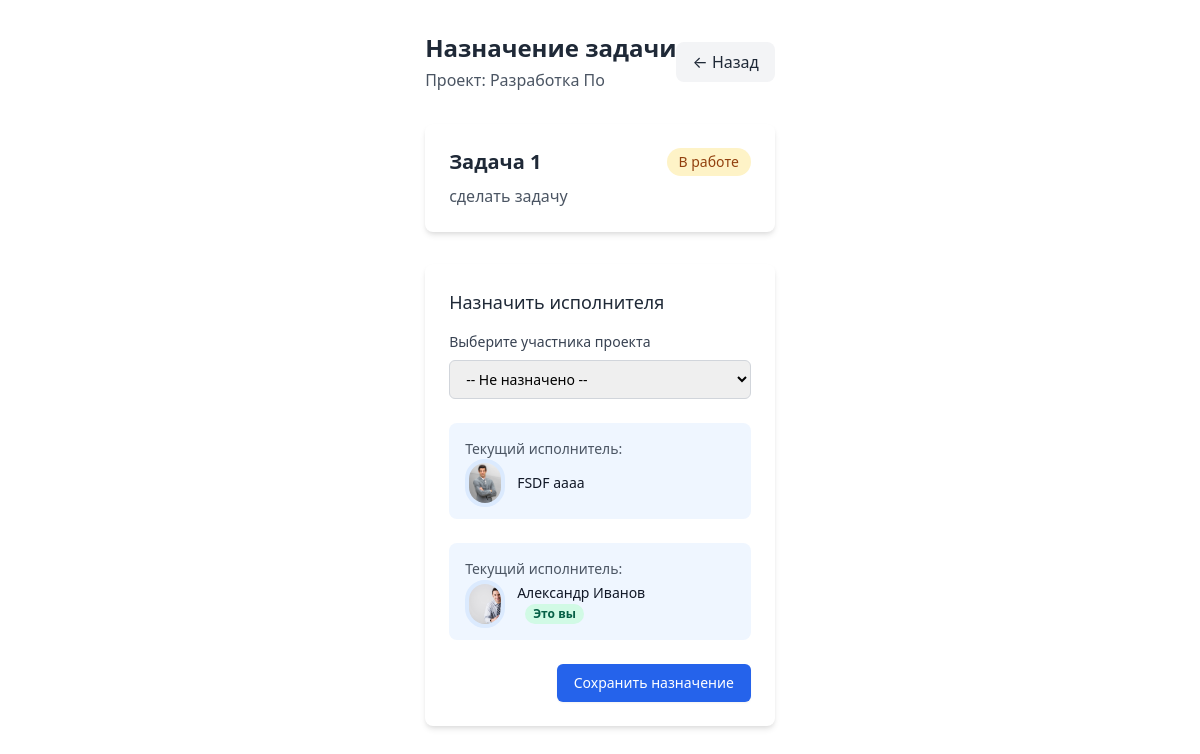
Page /tasks/31/assign/ (signed in) on the earlier database version.
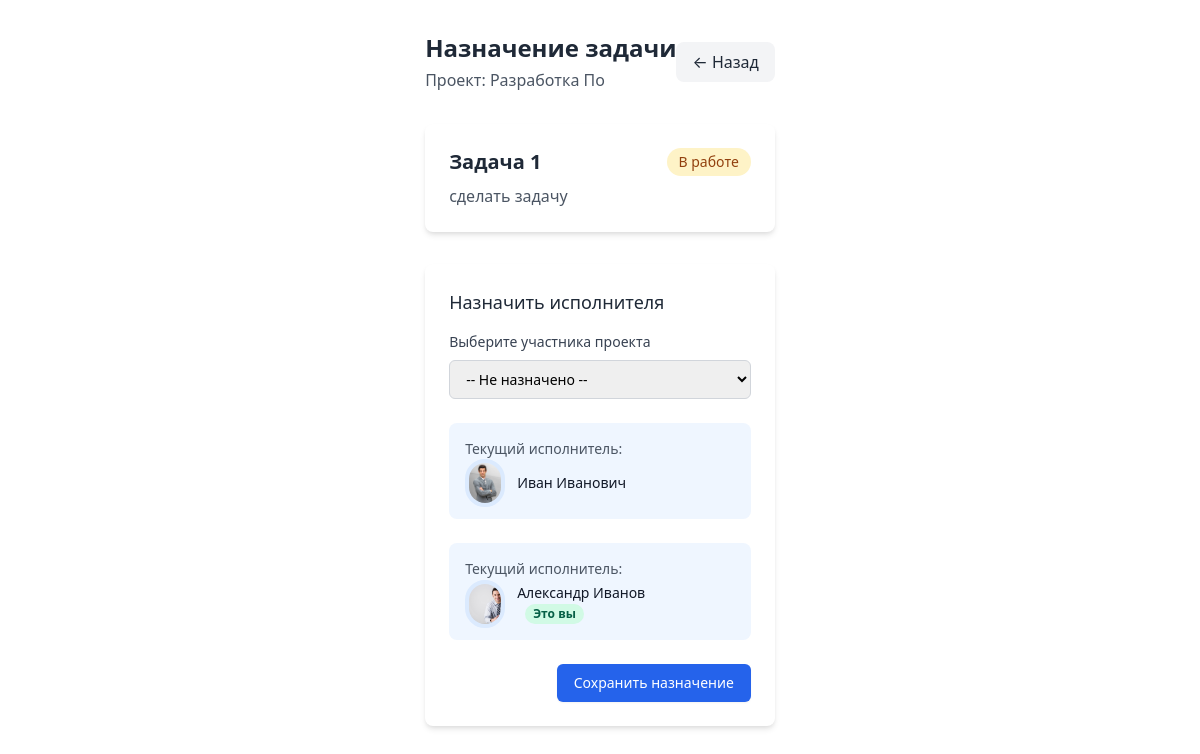
Same page on the later database version.
### TeamRunApp/models.py (models this page shows, shortened)
class CustomUser(AbstractUser):
    role = models.CharField(max_length=20, choices=[('manager', 'Manager'), ('developer', 'Developer')])
    avatar = models.ImageField(upload_to=user_avatar_path, blank=True, null=True)
    def get_avatar_small(self):
        if self.avatar and hasattr(self.avatar, 'url'):
            return format_html('<img src="{}" alt="User avatar" class="h-12 w-12 rounded-full object-cover border-4 border-blue-100">', self.avatar.url)
        else:
            first_letter = self.username[0].upper()  # Получаем первую букву никнейма
            return format_html('<div class="h-6 w-6 rounded-full flex items-center justify-center border-4 border-blue-100 text-2xl">{}</div>', first_letter)

### TeamRunApp/views.py (the view)
# urls.py: path('tasks/<int:pk>/assign/', views.TaskAssignmentView.as_view(), name='task_assign'),
class TaskAssignmentView(LoginRequiredMixin, DetailView):
    model = Task
    template_name = 'assign_task.html'
    context_object_name = 'task'
    def get_context_data(self, **kwargs):
        context = super().get_context_data(**kwargs)
        task = self.object
        context['project'] = task.list.project
        context['users_assigned'] = task.assigned_to.all()
        context['members'] = task.list.project.get_members()
        return context

### TeamRunApp/models.py (called while the page is built)
    def get_members(self):
        return CustomUser.objects.filter(project_memberships__project=self)

### theme/templates/assign_task.html (shortened to what this page needs)
{% extends "base.html" %}
{% block content %}
<div class="max-w-2xl mx-auto px-4 py-8">
  <div class="flex items-center justify-between mb-8">
    <div>
      <h1 class="text-2xl font-bold text-gray-800">Назначение задачи</h1>
      <p class="text-gray-600 mt-1">Проект: {{ project.name }}</p>
    </div>
    <a href="{% url 'project_detail' project.id %}"
       class="inline-flex items-center px-4 py-2 bg-gray-100 hover:bg-gray-200 text-gray-800 rounded-lg transition">
      ← Назад
    </a>
  </div>
  <div class="bg-white rounded-lg shadow-md p-6 mb-8">
    <div class="flex items-start justify-between">
      <div>
        <h2 class="text-xl font-semibold text-gray-800">{{ task.title }}</h2>
        <p class="text-gray-600 mt-2">{{ task.description|linebreaksbr }}</p>
      </div>
      <span class="inline-flex items-center px-3 py-1 rounded-full text-sm font-medium
                  {% if task.completed %}bg-green-100 text-green-800{% else %}bg-yellow-100 text-yellow-800{% endif %}">
        {% if task.completed %}Завершена{% else %}В работе{% endif %}
      </span>
    </div>
  </div>
  <div class="bg-white rounded-lg shadow-md p-6">
    <h3 class="text-lg font-medium text-gray-800 mb-4">Назначить исполнителя</h3>
    <form method="post" action="{% url 'process_assignment' task.id %}">
      <div class="mb-6">
        <label for="user-select" class="block text-sm font-medium text-gray-700 mb-2">
          Выберите участника проекта
        </label>
        <div class="relative">
          <select id="user-select" name="user_id"
                  class="block w-full pl-3 pr-10 py-2 text-base border border-gray-300 focus:outline-none focus:ring-blue-500 focus:border-blue-500 sm:text-sm rounded-md">
            <option value="">-- Не назначено --</option>
          </select>
        </div>
      </div>
     {% for user in users_assigned %}
      <div class="mb-6 p-4 bg-blue-50 rounded-lg">
        <p class="text-sm text-gray-600 mb-1">Текущий исполнитель:</p>
        <div class="flex items-center">
          <div class="flex-shrink-0 h-10 w-10 rounded-full bg-blue-100 flex items-center justify-center">
              {{ user.get_avatar_small|safe }}
          </div>
          <div class="ml-3">
            <p class="text-sm font-medium text-gray-900">
              {{ user.get_full_name|default:user.username }}
            </p>
            <p class="text-sm text-gray-500">
              {% if user == request.user %}
                <span class="ml-2 px-2 inline-flex text-xs leading-5 font-semibold rounded-full bg-green-100 text-green-800">
                  Это вы
                </span>
              {% endif %}
            </p>
          </div>
        </div>
      </div>
      {% endfor %}
      <div class="flex justify-end space-x-3">
        <button type="submit"
                class="inline-flex items-center px-4 py-2 border border-transparent text-sm font-medium rounded-md shadow-sm text-white bg-blue-600 hover:bg-blue-700 focus:outline-none focus:ring-2 focus:ring-offset-2 focus:ring-blue-500">
          Сохранить назначение
        </button>
      </div>
    </form>
  </div>
</div>
{% endblock %}

Differences in the rows shown:
changed CustomUser: get_full_name "FSDF аааа" → "Иван Иванович"
